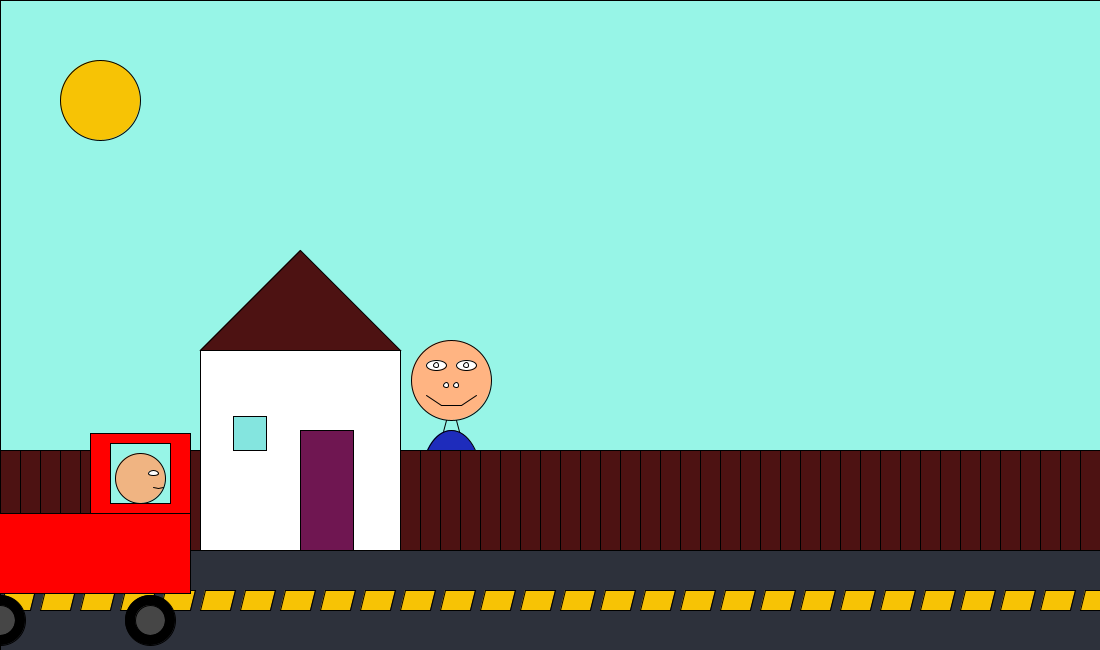
Frame 1 (no input)
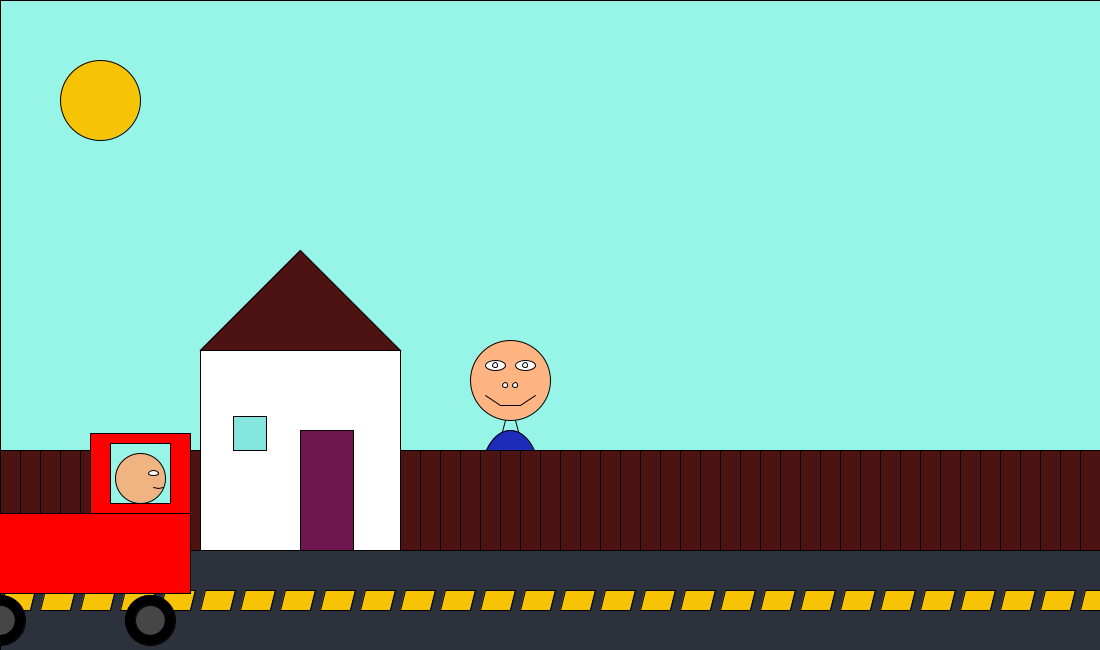
Frame 60 (the mouse pressed at the canvas centre just before this capture)
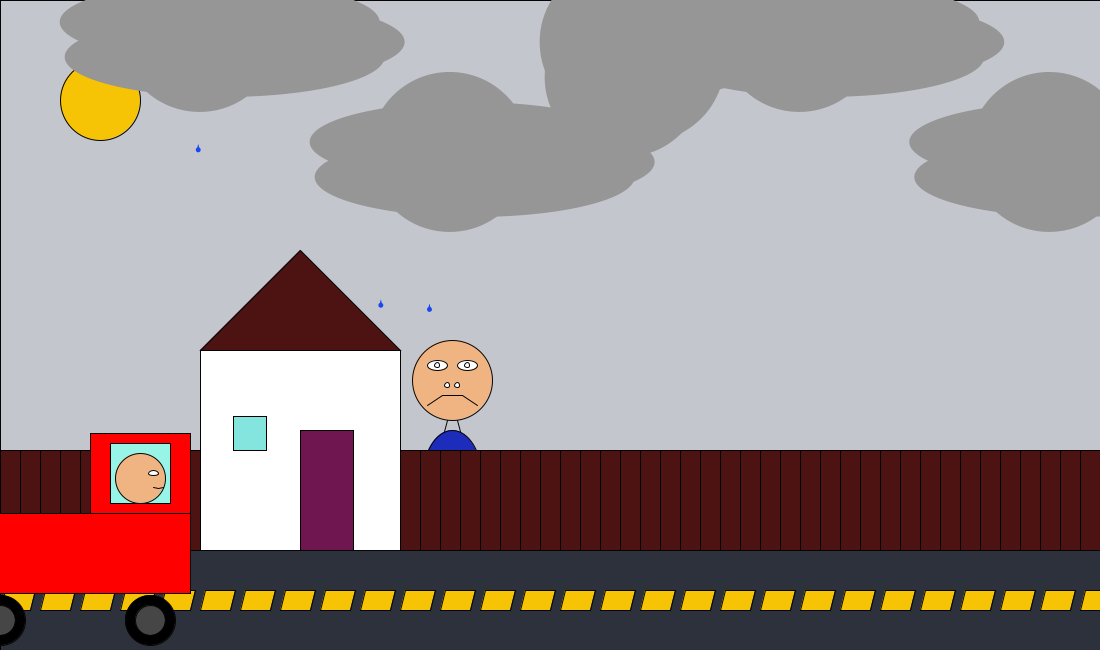
Frame 120 (the mouse held since frame 60 and released just before this capture)

The Processing sketch that drew these frames (run headless with seeded random() and noise(); from frame 60 on, the mouse is pressed at the canvas centre):

// Processing sketch: processing_112225
// ── processing_112225.pde

int j=0;
int m=0;
float cloudx=random(400,800);
float cloudy=random(200);
int hombrex=401;
void setup() {
  frameRate(60);
  int m=0;
  size(1100, 650);
}

void draw() {
  if (m==0) {
    sunnyDay();
  }
  else if (m==1) {
    meleeDay();
  }
  else if (m==2){
    thunderStorm();
  }
}

void sunnyDay() {
  sunnyBackground();
  drawLuckyHombre();
  drawHouse();
  drawFence();
  drawSun();
  drawRoad();
  driveCar();
}
void meleeDay() {
  cloudyBackground();
  drawUnluckyHombre();
  drawHouse();
  drawFence();
  drawSun();
  drawClouds(150);
  stroke(5);
  drawRoad();
  driveCar();
  drawRain();
  drawRain();
  drawRain();
}
void thunderStorm(){
  darkBackground();
  frameRate(1);
  drawLightning();
  frameRate(60);
  drawWetHombre();
  drawFence();
  drawHouse();
  drawClouds(40);
  stroke(5);
  drawRoad();
  driveCreepyCar();
  drawRain();
                             

}

void mousePressed() {
  m=(m+1)%3;
}



void drawUnluckyHombre() {
  int y= 330;
  fill(240, 180, 130);
  ellipse(hombrex+50, y+50, 80, 80);
  fill(255);
  ellipse(hombrex+65, y+35, 20, 10);
  ellipse(hombrex+35, y+35, 20, 10);
  line(hombrex+40, y+65, hombrex+60, y+65);
  line(hombrex+40, y+65, hombrex+25, y+75);
  line(hombrex+60, y+65, hombrex+75, y+75);
  ellipse(hombrex+45, y+55, 5, 5);
  ellipse(hombrex+55, y+55, 5, 5);
  ellipse(hombrex+65, y+35, 5, 5);
  ellipse(hombrex+35, y+35, 5, 5);
  line(hombrex+45, y+90, hombrex+41, y+105);
  line(hombrex+55, y+90, hombrex+59, y+105);
  fill(30, 44, 188);
  ellipse(hombrex+50, y+150, 60, 100);
  line(hombrex+74, y+120, hombrex+100, y+150);
  fill(0);
  hombrex=(hombrex-1);
  if (hombrex==400) {
    fill(240, 180, 130);
    ellipse(hombrex+50, y+50, 80, 80);
    fill(255);
    ellipse(hombrex+65, y+35, 20, 10);
    ellipse(hombrex+35, y+35, 20, 10);
    line(hombrex+40, y+75, hombrex+60, y+75);
    line(hombrex+40, y+75, hombrex+25, y+65);
    line(hombrex+60, y+75, hombrex+75, y+65);
    ellipse(hombrex+45, y+55, 5, 5);
    ellipse(hombrex+55, y+55, 5, 5);
    ellipse(hombrex+65, y+35, 5, 5);
    ellipse(hombrex+35, y+35, 5, 5);
    line(hombrex+45, y+90, hombrex+41, y+105);
    line(hombrex+55, y+90, hombrex+59, y+105);
    ellipse(hombrex+100, y+50, 10, 10);
    ellipse(hombrex+120, y+55, 15, 15);
    ellipse(hombrex+190, y+60, 110, 50);
    line(hombrex+150, y+70, hombrex+150, y+60);
    line(hombrex+150, y+60, hombrex+140, y+45);
    line(hombrex+150, y+60, hombrex+160, y+45);
    ellipse(hombrex+175, y+60, 30, 30);
    line(hombrex+193, y+70, hombrex+215, y+70);
    line(hombrex+193, y+70, hombrex+193, y+45);
    ellipse(hombrex+223, y+60, 30, 30);
    fill(0);
    ellipse(hombrex+50, y+150, 60, 100);
    line(hombrex+74, y+120, hombrex+100, y+150);
    fill(0);
    triangle(hombrex-10, y+25, hombrex+110, y+25, hombrex+50, y);
    hombrex=(hombrex+1);
  }
}
void drawClouds(int c) {
  fill(c);
  noStroke();
  ellipse(cloudx, cloudy, 40, 40);
  ellipse(cloudx+25, cloudy+25, 2*80, 4*40);
  ellipse(cloudx+20, cloudy-10, 2*80, 4*40);
  ellipse(cloudx+45, cloudy+10, 2*80, 4*40);
  ellipse(cloudx+100, cloudy-40, 2*80, 4*40);
  ellipse(cloudx+25+100, cloudy+25-40, 4*80, 2*40);
  ellipse(cloudx+20+100, cloudy-10-40, 4*80, 2*40);
  ellipse(cloudx+45+100, cloudy+10-40, 4*80, 2*40);
  ellipse(cloudx-150, cloudy+100, 2*80, 4*40);
  ellipse(cloudx+25-150, cloudy+25+100, 4*80, 2*40);
  ellipse(cloudx+20-150, cloudy-10+100, 4*80, 2*40);
  ellipse(cloudx+45-150, cloudy+10+100, 4*80, 2*40);
  ellipse(cloudx-400, cloudy-20, 2*80, 4*40);
  ellipse(cloudx+25-400, cloudy+25-20, 4*80, 2*40);
  ellipse(cloudx+20-400, cloudy-10-20, 4*80, 2*40);
  ellipse(cloudx+45-400, cloudy+10-20, 4*80, 2*40);
  ellipse(2*cloudx, cloudy, 40, 40);
  ellipse(2*cloudx+25, cloudy+25, 2*80, 4*40);
  ellipse(2*cloudx+20, cloudy-10, 2*80, 4*40);
  ellipse(2*cloudx+45, cloudy+10, 2*80, 4*40);
  ellipse(2*cloudx+100, cloudy-40, 2*80, 4*40);
  ellipse(2*cloudx+25+100, cloudy+25-40, 4*80, 2*40);
  ellipse(2*cloudx+20+100, cloudy-10-40, 4*80, 2*40);
  ellipse(2*cloudx+45+100, cloudy+10-40, 4*80, 2*40);
  ellipse(2*cloudx-150, cloudy+100, 2*80, 4*40);
  ellipse(2*cloudx+25-150, cloudy+25+100, 4*80, 2*40);
  ellipse(2*cloudx+20-150, cloudy-10+100, 4*80, 2*40);
  ellipse(2*cloudx+45-150, cloudy+10+100, 4*80, 2*40);
  ellipse(2*cloudx-400, cloudy-20, 2*80, 4*40);
  ellipse(2*cloudx+25-400, cloudy+25-20, 4*80, 2*40);
  ellipse(2*cloudx+20-400, cloudy-10-20, 4*80, 2*40);
  ellipse(2*cloudx+45-400, cloudy+10-20, 4*80, 2*40);
  cloudx--;
  if (cloudx<0) {
    cloudx=1500;
  }
}
void cloudyBackground() {
  fill(196, 198, 206);
  rect(0, 0, 1100, 450);
}
void drawRain() {
  float rainx=random(1100);
  float rainy=random(650);
  fill(24, 72, 240);
  noStroke();
  ellipse(rainx, rainy, 5, 5);
  triangle(rainx+1.25, rainy-1.25, rainx-1.25, rainy-1.25, rainx, rainy-6);
  stroke(5);
}

void drawLuckyHombre() {
  int y= 330;
  fill(255, 180, 130);
  ellipse(hombrex+50, y+50, 80, 80);
  fill(255);
  ellipse(hombrex+65, y+35, 20, 10);
  ellipse(hombrex+35, y+35, 20, 10);
  line(hombrex+40, y+75, hombrex+60, y+75);
  line(hombrex+40, y+75, hombrex+25, y+65);
  line(hombrex+60, y+75, hombrex+75, y+65);
  ellipse(hombrex+45, y+55, 5, 5);
  ellipse(hombrex+55, y+55, 5, 5);
  ellipse(hombrex+65, y+35, 5, 5);
  ellipse(hombrex+35, y+35, 5, 5);
  line(hombrex+45, y+90, hombrex+41, y+105);
  line(hombrex+55, y+90, hombrex+59, y+105);
  fill(30, 44, 188);
  ellipse(hombrex+50, y+150, 60, 100);
  line(hombrex+74, y+120, hombrex+100, y+150);
  hombrex=(hombrex+1);
  if (hombrex==600) {
    fill(255, 180, 130);
    ellipse(hombrex+50, y+50, 80, 80);
    fill(255);
    ellipse(hombrex+65, y+35, 20, 10);
    ellipse(hombrex+35, y+35, 20, 10);
    line(hombrex+40, y+75, hombrex+60, y+75);
    line(hombrex+40, y+75, hombrex+25, y+65);
    line(hombrex+60, y+75, hombrex+75, y+65);
    ellipse(hombrex+45, y+55, 5, 5);
    ellipse(hombrex+55, y+55, 5, 5);
    ellipse(hombrex+65, y+35, 5, 5);
    ellipse(hombrex+35, y+35, 5, 5);
    line(hombrex+45, y+90, hombrex+41, y+105);
    line(hombrex+55, y+90, hombrex+59, y+105);
    fill(30, 44, 188);
    ellipse(hombrex+50, y+150, 60, 100);
    line(hombrex+74, y+120, hombrex+100, y+150);
    hombrex=hombrex-1;
  }
}

void drawHouse() {
  float sidelenght =200;
  float x = 200;
  float y = 350;
  fill(255);
  rect(x, y, sidelenght, sidelenght);
  fill(77, 18, 18);
  triangle(x, y, x+sidelenght, y, (x+x+sidelenght)/2, y-0.5*sidelenght);
  fill(132, 229, 223);
  stroke(0);
  rect(x+(sidelenght/6), y+(sidelenght/3), (sidelenght/6), (sidelenght/6));
  fill(111, 22, 81);
  rect(x+(sidelenght/2), y+sidelenght/3+sidelenght/15, 4*sidelenght/15, 9*sidelenght/15);
}
void drawFence() {
  for (int i=10;i<100;i++) {
    fill(77, 18, 18);
    rect(200+20*i, 450, 20, 100);
  }
  for (int i=0;i<10;i++) {
    fill(77, 18, 18);
    rect(20*i, 450, 20, 100);
  }
}
void drawSun() {
  fill(247, 195, 5);
  ellipse(100, 100, 80, 80);
}

void sunnyBackground() {
  fill(151, 245, 231);
  ;
  rect(0, 0, 1100, 450);
}
void drawRoad() {
  fill(45, 49, 59);
  rect(0, 550, width, 100);
  for (int i=0;i<40;i++) {
    fill(247, 195, 5);
    quad(40*i, 610, 40*i+5, 590, 40*i+35, 590, 40*i+30, 610);
  }
}
void driveCar() { 
  if (keyPressed==true) {
    fill(0);
    ellipse(2*j, 620, 50, 50);
    ellipse(2*j+150, 620, 50, 50); 
    fill(70);
    ellipse(2*j, 620, 30, 30);
    ellipse(2*j+150, 620, 30, 30);
    fill(255, 0, 0);
    rect(2*j-40, 513, 230, 80);
    rect(2*j+90, 433, 100, 80);
    fill(151, 245, 231);
    rect(2*j+110, 443, 60, 60);
    fill(240, 180, 130);
    ellipse(2*j+140, 478, 50, 50);
    fill(255);
    ellipse(2*j+153, 473, 10, 5);
    line(2*j+163, 487, 2*j+158, 488);
    line(2*j+158, 488, 2*j+153, 487);
    j=(j+2)%600;
  }
  else {
    fill(0);
    ellipse(2*j, 620, 50, 50);
    ellipse(2*j+150, 620, 50, 50); 
    fill(70);
    ellipse(2*j, 620, 30, 30);
    ellipse(2*j+150, 620, 30, 30);
    fill(255, 0, 0);
    rect(2*j-40, 513, 230, 80);
    rect(2*j+90, 433, 100, 80);
    fill(151, 245, 231);
    rect(2*j+110, 443, 60, 60);
    fill(240, 180, 130);
    ellipse(2*j+140, 478, 50, 50);
    fill(255);
    ellipse(2*j+153, 473, 10, 5);
    line(2*j+163, 487, 2*j+158, 488);
    line(2*j+158, 488, 2*j+153, 487);
  }
}

void drawWetHombre() {
  int y=330;
  fill(240, 180, 130);
  ellipse(hombrex+50, y+50, 80, 80);
  fill(255);
  ellipse(hombrex+65, y+35, 20, 10);
  ellipse(hombrex+35, y+35, 20, 10);
  fill(255, 50, 50);
  ellipse(hombrex+50, y+70, 20, random(20));
  fill(255);
  ellipse(hombrex+45, y+55, 5, 5);
  ellipse(hombrex+55, y+55, 5, 5);
  ellipse(hombrex+65, y+35, 5, 5);
  ellipse(hombrex+35, y+35, 5, 5);
  line(hombrex+45, y+90, hombrex+41, y+105);
  line(hombrex+55, y+90, hombrex+59, y+105);
  fill(0);
  ellipse(hombrex+50, y+150, 60, 100);
  line(hombrex+74, y+120, hombrex+100, y+150);
  fill(0);
  triangle(hombrex-10, y+25, hombrex+110, y+25, hombrex+50, y);
  fill(255);
  ellipse(hombrex+100, y+50, 10, 10);
  ellipse(hombrex+120, y+55, 15, 15);
  ellipse(hombrex+190, y+60, 110, 50);
  strokeWeight(10);
  ellipse(hombrex+155, y+60, 25, 30);
  line(hombrex+175, y+75, hombrex+175, y+45);
  line(hombrex+175, y+45, hombrex+185, y+70);
  line(hombrex+185, y+70, hombrex+195, y+45);
  line(hombrex+195, y+45, hombrex+195, y+75);
  line(hombrex+205, y+45, hombrex+225, y+45);
  line(hombrex+205, y+45, hombrex+205, y+75);
  line(hombrex+205, y+75, hombrex+225, y+75);
  line(hombrex+225, y+75, hombrex+225, y+60);
  line(hombrex+225, y+60, hombrex+215, y+60);
  strokeWeight(1);
}
void darkBackground() {
  fill(65, 67, 75);
  rect(0, 0, 1100, 450);
}
void drawLightning() {
  float x1=random(1100);
  float x2=random(1100);
  float x3=random(1100);
  float x3b=random(1100);
  float x4=random(1100);
  float x4b=random(1100);
  float x4c=random(1100);
  float x4d=random(1100);
  fill(255, 227, 10);
  beginShape();
  vertex(x1, 30);
  vertex(x2, 190);
  vertex(x3, 400);
  vertex(x4, 500);
  vertex(x3+5, 400);
  vertex(x4b, 500);
  vertex(x3+10, 400);
  vertex(x2+10, 190);
  vertex(x3b, 440);
  vertex(x4c, 520);
  vertex(x3b+5, 440);
  vertex(x4d, 520);
  vertex(x3b+10, 440);
  vertex(x2+20, 190);
  vertex(x1, 30);
  endShape();
}
void driveCreepyCar() {
  if (keyPressed==true) {
    fill(0);
    ellipse(2*j, 620, 50, 50);
    ellipse(2*j+150, 620, 50, 50); 
    fill(70);
    ellipse(2*j, 620, 30, 30);
    ellipse(2*j+150, 620, 30, 30);
    fill(255, 0, 0);
    rect(2*j-40, 513, 230, 80);
    rect(2*j+90, 433, 100, 80);
    fill(151, 245, 231);
    rect(2*j+110, 443, 60, 60);
    fill(240, 180, 130);
    ellipse(2*j+140, 478, 50, 50);
    fill(255,0,0);
    ellipse(2*j+153, 473, 15, 10);
    line(2*j+163, 487, 2*j+150, 488);
    fill(255);
    triangle(2*j+150, 488,2*j+155,488,2*j+152 ,500);    
    j=(j+2)%600;
  }
  else {
    fill(0);
    ellipse(2*j, 620, 50, 50);
    ellipse(2*j+150, 620, 50, 50); 
    fill(70);
    ellipse(2*j, 620, 30, 30);
    ellipse(2*j+150, 620, 30, 30);
    fill(255, 0, 0);
    rect(2*j-40, 513, 230, 80);
    rect(2*j+90, 433, 100, 80);
    fill(151, 245, 231);
    rect(2*j+110, 443, 60, 60);
    fill(240, 180, 130);
    ellipse(2*j+140, 478, 50, 50);
    fill(255);
    ellipse(2*j+153, 473, 10, 5);
    line(2*j+163, 487, 2*j+158, 488);
    line(2*j+158, 488, 2*j+153, 487);
  }
}
